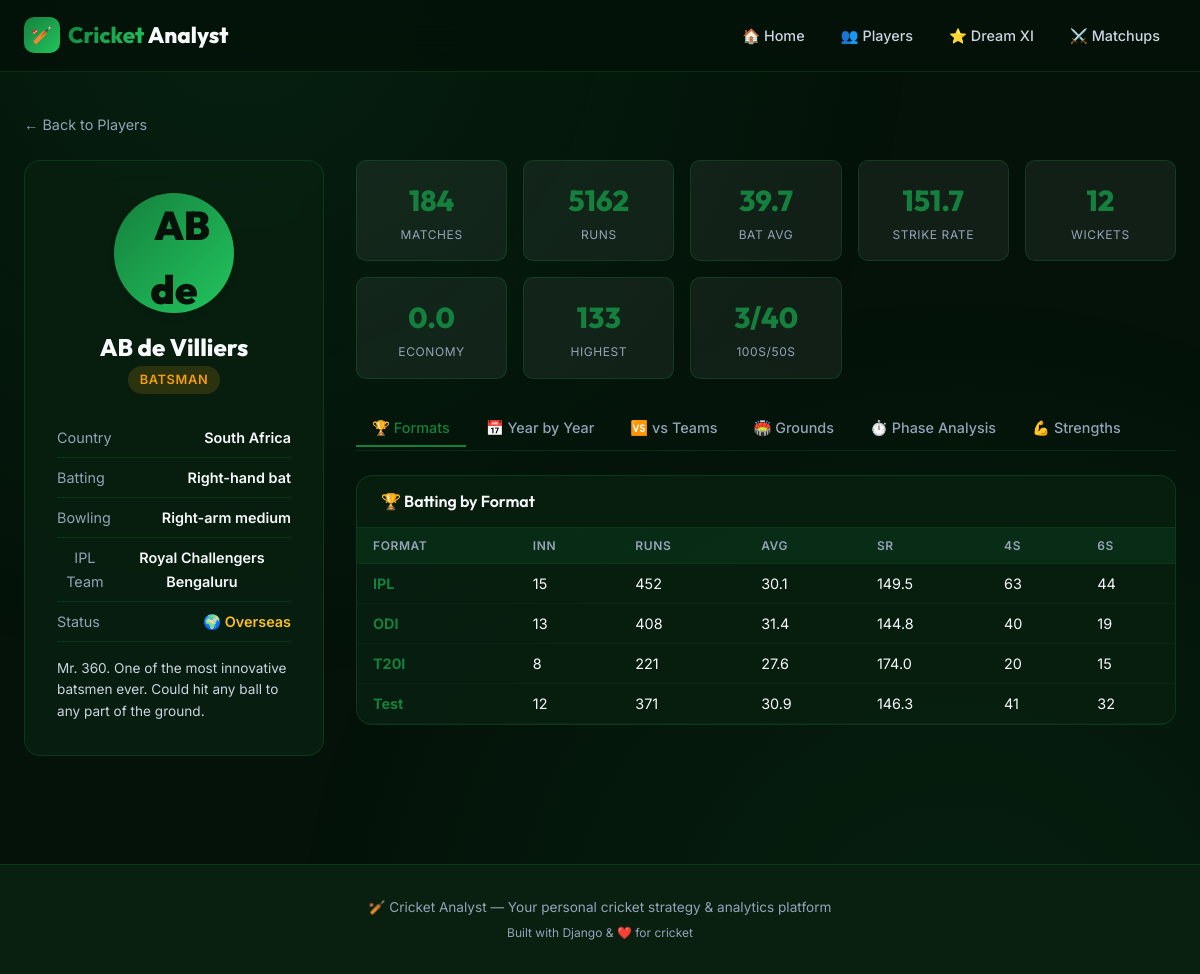
/players/231/, run on the app's committed database.
### players/models.py (models this page shows, shortened)
class Player(models.Model):
    ROLE_CHOICES = [
        ('Batsman', 'Batsman'),
        ('Bowler', 'Bowler'),
        ('All-Rounder', 'All-Rounder'),
        ('WK-Batsman', 'Wicket-Keeper Batsman'),
    ]
    BATTING_STYLE_CHOICES = [
        ('Right-hand bat', 'Right-hand bat'),
        ('Left-hand bat', 'Left-hand bat'),
    ]
    BOWLING_STYLE_CHOICES = [
        ('Right-arm fast', 'Right-arm fast'),
        ('Right-arm medium', 'Right-arm medium'),
        ('Left-arm fast', 'Left-arm fast'),
        ('Left-arm medium', 'Left-arm medium'),
        ('Right-arm offbreak', 'Right-arm offbreak'),
        ('Right-arm legbreak', 'Right-arm legbreak'),
        ('Left-arm orthodox', 'Left-arm orthodox'),
        ('Left-arm chinaman', 'Left-arm chinaman'),
        ('Slow left-arm orthodox', 'Slow left-arm orthodox'),
        ('N/A', 'N/A'),
    ]
    name = models.CharField(max_length=150)
    country = models.CharField(max_length=80)
    is_overseas = models.BooleanField(default=False, help_text="Overseas player for IPL purposes")
    date_of_birth = models.DateField(null=True, blank=True)
    role = models.CharField(max_length=30, choices=ROLE_CHOICES)
    batting_style = models.CharField(max_length=50, choices=BATTING_STYLE_CHOICES, default='Right-hand bat')
    bowling_style = models.CharField(max_length=50, choices=BOWLING_STYLE_CHOICES, default='N/A')
    ipl_team = models.ForeignKey(Team, on_delete=models.SET_NULL, null=True, blank=True, related_name='players')
    photo_url = models.URLField(blank=True, default='')
    bio = models.TextField(blank=True, default='')
    total_matches = models.IntegerField(default=0)
    total_runs = models.IntegerField(default=0)
    total_wickets = models.IntegerField(default=0)
    batting_avg = models.FloatField(default=0.0)
    bowling_avg = models.FloatField(default=0.0)
    strike_rate = models.FloatField(default=0.0)
    economy_rate = models.FloatField(default=0.0)
    highest_score = models.IntegerField(default=0)
    best_bowling = models.CharField(max_length=20, default='0/0')
    centuries = models.IntegerField(default=0)
    half_centuries = models.IntegerField(default=0)
    catches = models.IntegerField(default=0)
    stumpings = models.IntegerField(default=0)
    run_outs = models.IntegerField(default=0)
    class Meta:
        ordering = ['name']

class Team(models.Model):
    name = models.CharField(max_length=100)
    short_name = models.CharField(max_length=10)
    logo_color = models.CharField(max_length=7, default='#1a8f5c')  # hex color
    is_ipl_team = models.BooleanField(default=False)

### players/views.py (the view)
# urls.py: path('players/<int:pk>/', views.player_detail, name='player_detail'),
def player_detail(request, pk):
    player = get_object_or_404(Player, pk=pk)
    year_batting_stats = (
        BattingInnings.objects.filter(player=player)
        .values('year')
        .annotate(
            innings=Count('id'),
            total_runs=Sum('runs'),
            total_fours=Sum('fours'),
            total_sixes=Sum('sixes'),
            avg=Avg('runs'),
            avg_sr=Avg('strike_rate'),
        )
        .order_by('year')
    )
    year_bowling_stats = (
        BowlingInnings.objects.filter(player=player)
        .values('year')
        .annotate(
            innings=Count('id'),
            total_overs=Sum('overs'),
            total_wickets=Sum('wickets'),
            total_runs=Sum('runs_conceded'),
            avg_econ=Avg('economy'),
        )
        .order_by('year')
    )
    team_batting_stats = (
        BattingInnings.objects.filter(player=player)
        .values('opponent__name')
        .annotate(
            innings=Count('id'),
            total_runs=Sum('runs'),
            avg=Avg('runs'),
            avg_sr=Avg('strike_rate'),
            best=Max('runs'),
        )
        .order_by('-total_runs')
    )
    team_bowling_stats = (
        BowlingInnings.objects.filter(player=player)
        .values('opponent__name')
        .annotate(
            innings=Count('id'),
            total_wickets=Sum('wickets'),
            total_runs=Sum('runs_conceded'),
            avg_econ=Avg('economy'),
        )
        .order_by('-total_wickets')
    )
    ground_batting_stats = (
        BattingInnings.objects.filter(player=player)
        .values('ground__name')
        .annotate(
            innings=Count('id'),
            total_runs=Sum('runs'),
            avg=Avg('runs'),
            avg_sr=Avg('strike_rate'),
        )
        .order_by('-total_runs')
    )
    phase_batting_stats = (
        BattingInnings.objects.filter(player=player)
        .values('phase')
        .annotate(
            innings=Count('id'),
            total_runs=Sum('runs'),
            avg_sr=Avg('strike_rate'),
            total_fours=Sum('fours'),
            total_sixes=Sum('sixes'),
        )
        .order_by('phase')
    )
    phase_bowling_stats = (
        BowlingInnings.objects.filter(player=player)
        .values('phase')
        .annotate(
            innings=Count('id'),
            total_wickets=Sum('wickets'),
            total_runs=Sum('runs_conceded'),
            avg_econ=Avg('economy'),
        )
        .order_by('phase')
    )
    format_batting_stats = (
        BattingInnings.objects.filter(player=player)
        .values('match_type')
        .annotate(
            innings=Count('id'),
            total_runs=Sum('runs'),
            avg=Avg('runs'),
            avg_sr=Avg('strike_rate'),
            total_fours=Sum('fours'),
            total_sixes=Sum('sixes'),
        )
        .order_by('match_type')
    )
    format_bowling_stats = (
        BowlingInnings.objects.filter(player=player)
        .values('match_type')
        .annotate(
            innings=Count('id'),
            total_overs=Sum('overs'),
            total_wickets=Sum('wickets'),
            total_runs=Sum('runs_conceded'),
            avg_econ=Avg('economy'),
        )
        .order_by('match_type')
    )
    return render(request, 'players/player_detail.html', {
        'player': player,
        'year_batting_stats': year_batting_stats,
        'year_bowling_stats': year_bowling_stats,
        'team_batting_stats': team_batting_stats,
        'team_bowling_stats': team_bowling_stats,
        'ground_batting_stats': ground_batting_stats,
        'phase_batting_stats': phase_batting_stats,
        'phase_bowling_stats': phase_bowling_stats,
        'format_batting_stats': format_batting_stats,
        'format_bowling_stats': format_bowling_stats,
    })

### players/templates/players/player_detail.html (shortened to what this page needs)
{% extends "base.html" %}
{% block content %}
<div class="container" style="padding-top: var(--space-xl);">
    <a href="{% url 'player_list' %}" style="display: inline-flex; align-items: center; gap: 6px; color: var(--text-muted); font-size: 0.9rem; margin-bottom: var(--space-lg);">← Back to Players</a>
    <div class="player-profile">
        <div class="player-profile-sidebar animate-fadeIn">
            {% if player.photo_url %}
            <img src="{{ player.photo_url }}" class="profile-avatar" style="object-fit: cover; width: 120px; height: 120px; border-radius: 50%; box-shadow: 0 4px 6px rgba(0,0,0,0.1); margin-bottom: 20px;" alt="{{ player.name }}">
            {% endif %}
            <h1 class="profile-name">{{ player.name }}</h1>
            <p style="color: var(--text-muted); margin-bottom: var(--space-lg);">
                <span class="role-badge {{ player.role|lower|cut:' ' }}" style="font-size: 0.8rem; padding: 4px 12px;">{{ player.role }}</span>
            </p>
            <div class="profile-meta-item">
                <span class="meta-label">Country</span>
                <span class="meta-value">{{ player.country }}</span>
            </div>
            <div class="profile-meta-item">
                <span class="meta-label">Batting</span>
                <span class="meta-value">{{ player.batting_style }}</span>
            </div>
            <div class="profile-meta-item">
                <span class="meta-label">Bowling</span>
                <span class="meta-value">{{ player.bowling_style }}</span>
            </div>
            {% if player.ipl_team %}
            <div class="profile-meta-item">
                <span class="meta-label">IPL Team</span>
                <span class="meta-value">{{ player.ipl_team.name }}</span>
            </div>
            {% endif %}
            {% if player.is_overseas %}
            <div class="profile-meta-item">
                <span class="meta-label">Status</span>
                <span class="meta-value" style="color: var(--accent-gold);">🌍 Overseas</span>
            </div>
            {% endif %}
            {% if player.bio %}
            <p style="margin-top: var(--space-md); font-size: 0.85rem; color: var(--text-secondary); text-align: left; line-height: 1.6;">{{ player.bio }}</p>
            {% endif %}
        </div>
        <div class="player-profile-content animate-slideUp">
            <div class="stats-summary-grid">
                <div class="summary-stat-card">
                    <div class="stat-number">{{ player.total_matches }}</div>
                    <div class="stat-desc">Matches</div>
                </div>
                <div class="summary-stat-card">
                    <div class="stat-number">{{ player.total_runs }}</div>
                    <div class="stat-desc">Runs</div>
                </div>
                <div class="summary-stat-card">
                    <div class="stat-number">{{ player.batting_avg|floatformat:1 }}</div>
                    <div class="stat-desc">Bat Avg</div>
                </div>
                <div class="summary-stat-card">
                    <div class="stat-number">{{ player.strike_rate|floatformat:1 }}</div>
                    <div class="stat-desc">Strike Rate</div>
                </div>
                <div class="summary-stat-card">
                    <div class="stat-number">{{ player.total_wickets }}</div>
                    <div class="stat-desc">Wickets</div>
                </div>
                <div class="summary-stat-card">
                    <div class="stat-number">{{ player.economy_rate|floatformat:1 }}</div>
                    <div class="stat-desc">Economy</div>
                </div>
                <div class="summary-stat-card">
                    <div class="stat-number">{{ player.highest_score }}</div>
                    <div class="stat-desc">Highest</div>
                </div>
                <div class="summary-stat-card">
                    <div class="stat-number">{{ player.centuries }}/{{ player.half_centuries }}</div>
                    <div class="stat-desc">100s/50s</div>
                </div>
            </div>
            <div class="stats-tabs">
                <button class="stats-tab active" onclick="showTab('formats')">🏆 Formats</button>
                <button class="stats-tab" onclick="showTab('year-by-year')">📅 Year by Year</button>
                <button class="stats-tab" onclick="showTab('vs-teams')">🆚 vs Teams</button>
                <button class="stats-tab" onclick="showTab('grounds')">🏟️ Grounds</button>
                <button class="stats-tab" onclick="showTab('phase')">⏱️ Phase Analysis</button>
                <button class="stats-tab" onclick="showTab('strengths')">💪 Strengths</button>
            </div>
            <div class="tab-panel active" id="tab-formats">
                <div class="data-table-container">
                    <h3>🏆 Batting by Format</h3>
                    <table class="data-table">
                        <thead>
                            <tr>
                                <th>Format</th>
                                <th>Inn</th>
                                <th>Runs</th>
                                <th>Avg</th>
                                <th>SR</th>
                                <th>4s</th>
                                <th>6s</th>
                            </tr>
                        </thead>
                        <tbody>
                            {% for stat in format_batting_stats %}
                            <tr>
                                <td class="highlight-value">{{ stat.match_type }}</td>
                                <td>{{ stat.innings }}</td>
                                <td>{{ stat.total_runs }}</td>
                                <td>{{ stat.avg|floatformat:1 }}</td>
                                <td>{{ stat.avg_sr|floatformat:1 }}</td>
                                <td>{{ stat.total_fours }}</td>
                                <td>{{ stat.total_sixes }}</td>
                            </tr>
                            {% empty %}
                            <tr><td colspan="7" style="text-align: center; color: var(--text-muted);">No format data available</td></tr>
                            {% endfor %}
                        </tbody>
                    </table>
                </div>
            </div>
        </div>
    </div>
</div>
{% endblock %}

### data on the page
Player: name "AB de Villiers", role "BATSMAN", country "South Africa", batting_style "Right-hand bat", bowling_style "Right-arm medium", ipl_team.name "Royal Challengers Bengaluru", bio "Mr. 360. One of the most innovative batsmen ever. Could hit any ball to any part of the ground.", total_matches "184", total_runs "5162", batting_avg "39.7", strike_rate "151.7", total_wickets "12", economy_rate "0.0", highest_score "133", centuries "3", half_centuries "40"

### other printed values
{{ stat.match_type }} "IPL" "ODI" "T20I" "Test"
{{ stat.innings }} "15" "13" "8" "12"
{{ stat.total_runs }} "452" "408" "221" "371"
{{ stat.avg|floatformat:1 }} "30.1" "31.4" "27.6" "30.9"
{{ stat.avg_sr|floatformat:1 }} "149.5" "144.8" "174.0" "146.3"
{{ stat.total_fours }} "63" "40" "20" "41"
{{ stat.total_sixes }} "44" "19" "15" "32"
